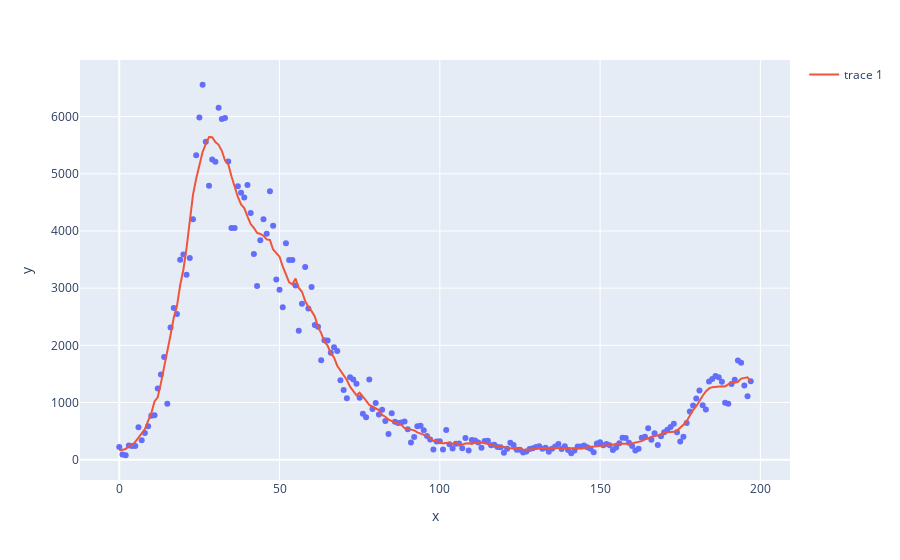

Notebook code for this chart:
### Code cell
fig=px.scatter(x=day_counter,
               y=trend['nuovi_positivi']['Italia'])
fig.add_scatter(x=day_counter,
            y=moving_function_rev1(trend['nuovi_positivi']['Italia'],np.mean,3,3))
fig.show()

### Figure 1 — Plotly figure (JSON) as saved in the notebook; plotly's stock layout.template omitted (floating-point values rounded to 4 significant figures; data arrays with more than 128 entries replaced by an {"elided": "..."} marker saying what was removed)
{"data": [{"hovertemplate": "x=%{x}<br>y=%{y}<extra></extra>", "legendgroup": "", "marker": {"color": "#636efa", "symbol": "circle"}, "mode": "markers", "name": "", "showlegend": false, "type": "scatter", "x": {"elided": "198 int values"}, "xaxis": "x", "y": {"elided": "198 int values"}, "yaxis": "y"}, {"type": "scatter", "x": {"elided": "198 int values"}, "y": {"elided": "198 float values"}}], "layout": {"legend": {"tracegroupgap": 0}, "margin": {"t": 60}, "xaxis": {"anchor": "y", "domain": [0, 1], "title": {"text": "x"}}, "yaxis": {"anchor": "x", "domain": [0, 1], "title": {"text": "y"}}}}
